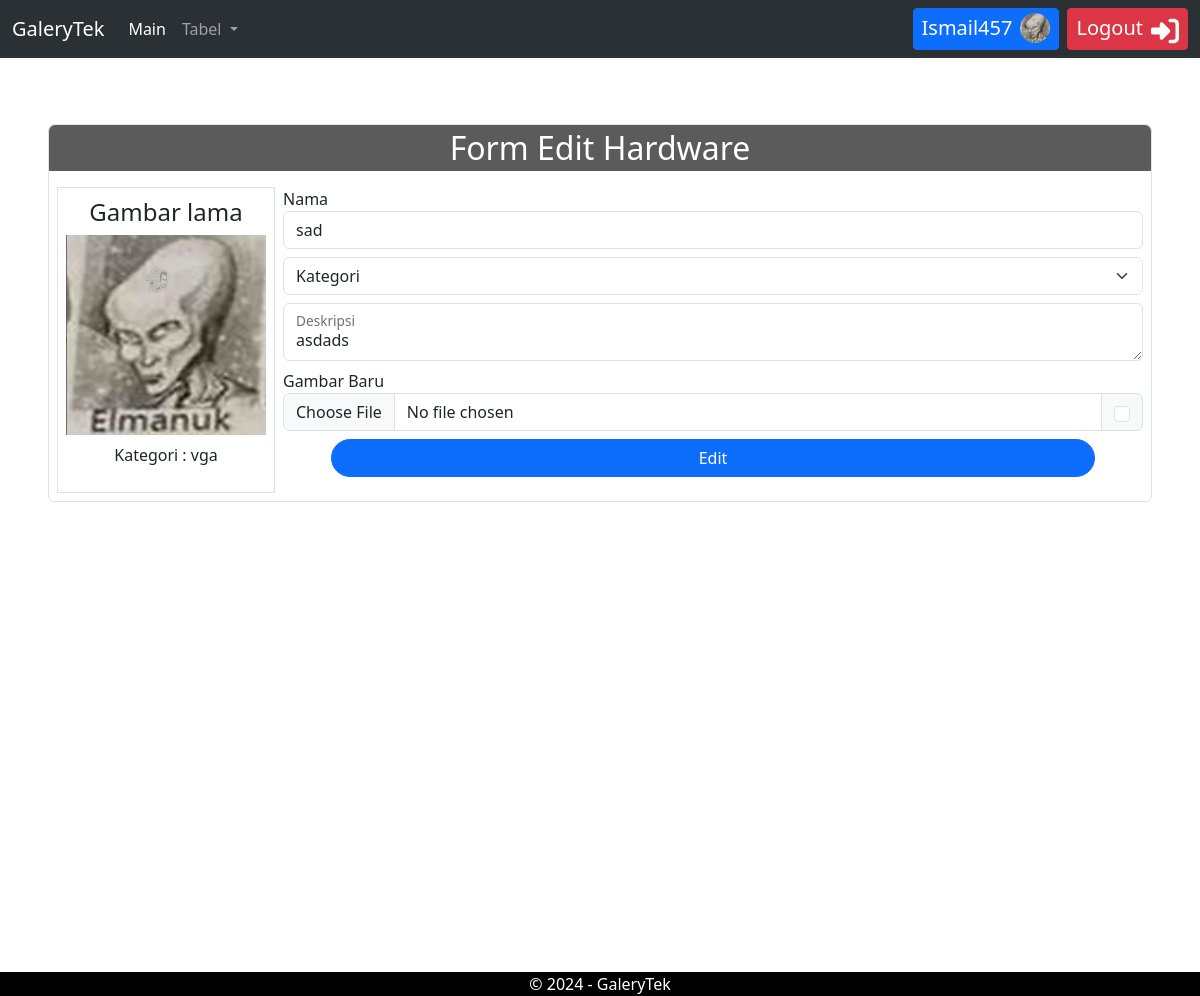
Page /admin/crud/form/edit_hardware.php?id=29 (signed in) on the committed database.
### tables this page shows
CREATE TABLE `user` (
  `id` int NOT NULL,
  `username` varchar(255) NOT NULL,
  `email` varchar(255) NOT NULL,
  `password` varchar(255) NOT NULL,
  `role` enum('admin','super admin') NOT NULL,
  `gambar` varchar(255) NOT NULL
);

CREATE TABLE `hardware` (
  `id_hardware` int NOT NULL,
  `nama` varchar(255) NOT NULL,
  `kategori` enum('ram','power suply','vga','hdd','ssd','motherboard','keyboard','mouse','monitor') NOT NULL,
  `deskripsi` text NOT NULL,
  `gambar` varchar(255) NOT NULL
);

### admin/crud/form/edit_hardware.php (the view, shortened to what this page needs)
<!DOCTYPE html>
<html lang="en">
<head>
    <link rel="stylesheet" href="../../assets/style/base.css">
    <link rel="stylesheet" href="../../assets/style/form.css">
    <link rel="stylesheet" href="http://localhost/pw2024_tubes_233040070/admin/assets/plugins/fontawesome-free-6.5.2-web/css/all.css">
    <link rel="stylesheet" href="../../assets/style/bootstrap.min.css">
</head>
<body>
    <?php
    include "../../assets/shortcut/nav.php";
    ?>
    <section class="main">
        <?php
        $id = $_GET["id"];
        $query = mysqli_query($koneksi, "SELECT * FROM hardware WHERE id_hardware='$id'");
        while ($tampil = mysqli_fetch_array($query)) {
        ?>
            <form action="../aksi/aksi_edit.php" method="post" enctype="multipart/form-data" class="d-flex flex-column border rounded text-center mx-5">
                <h2 class="title rounded-top text-white p-1">Form Edit Hardware</h2>
                <div class="d-flex m-2" style="width:auto;">
                    <div class="border d-inline-flex flex-column text-center p-2 justify-content-center">
                        <h4>Gambar lama</h4>
                        <img class="mx-auto mb-2 mt-0" src="http://localhost/pw2024_tubes_233040070/admin/crud/recource/gambar/<?= $tampil['gambar'] ?>" alt="<?= $tampil['gambar'] ?>">
                        <p>Kategori : <?= $tampil['kategori']; ?>
                        </p>
                    </div>
                    <div class="text-start ms-2" style="width:100%;">
                        <span>Nama</span>
                        <div class="mb-2">
                            <input name="nama" value="<?= $tampil['nama']; ?>" type="text" class="form-control" placeholder="Nama" aria-label="Nama" aria-describedby="addon-wrapping" required>
                        </div>
                        <div class="mb-2">
                            <select name="kategori" class="form-select" aria-label="Default select example">
                                <option selected value="<?= $tampil["kategori"]; ?>">Kategori</option>
                            </select>
                        </div>
                        <div class="form-floating mb-2">
                            <textarea name="deskripsi" class="form-control" placeholder="Masukan Deskripsi" id="floatingTextarea"><?= $tampil['deskripsi']; ?></textarea>
                            <label for="floatingTextarea">Deskripsi</label>
                        </div>
                        <label>Gambar Baru</label>
                        <div class="input-group mb-2">
                            <input name="gambaru" type="file" class="form-control" id="gambar">
                            <div class="input-group-text">
                                <input class="form-check-input" type="checkbox" name="upt" value="true">
                            </div>
                        </div>
                        <div class="d-grid">
                            <input type="submit" value="Edit" name="hardware" class="btn btn-primary mx-5 mb-3 rounded-pill">
                        </div>
                    </div>
                </div>
            </form>
        <?php } ?>
    </section>
    <?php
    include "../../assets/shortcut/link.php";
    ?>
</body>
</html>

### admin/assets/shortcut/nav.php (shortened to what this page needs)
<?php
include "koneksi.php";
$user = $_SESSION['user'];
$data_user = mysqli_query($koneksi, "SELECT * FROM user WHERE username='$user' or email='$user'");
$tampil_user = mysqli_fetch_array($data_user);
if ($tampil_user['gambar']) {
    $gambar_profile = $tampil_user['gambar'];
} else {
    $gambar_profile = "Profile_picture.png";
}
?>
<nav class="navbar navbar-expand-lg bg-body-tertiary position-fixed bg-dark" data-bs-theme="dark" style="
    color: white;
    width: 100%;
    z-index: 10;
    top: 0;">
    <div class="container-fluid">
        <a class="navbar-brand" href="./">GaleryTek</a>
        <div class="collapse navbar-collapse" id="navbarText">
            <ul class="navbar-nav me-auto mb-2 mb-lg-0 text-center">
                <li class="nav-item">
                    <a class="nav-link active" aria-current="page" href="#main">Main</a>
                </li>
                <li class="nav-item dropdown">
                    <a class="nav-link dropdown-toggle" href="#" role="button" data-bs-toggle="dropdown" aria-expanded="false">
                        Tabel
                    </a>
                </li>
            </ul>
            <div class="d-flex justify-content-evenly">
                <a href="http://localhost/pw2024_tubes_233040070/admin/crud/user.php" class="d-flex btn btn-sm btn-primary justify-content-center me-2">
                    <div class="fs-5 me-2"><?= $tampil_user['username'] ?></div><img class="rounded-circle" src="http://localhost/pw2024_tubes_233040070/admin/crud/recource/gambar_profile/<?= $gambar_profile; ?>" alt="Profile_picture.png" style="height:30px; width: 30px;">
                </a>
                <a href="http://localhost/pw2024_tubes_233040070/admin/crud/aksi/logout.php" class="d-flex btn btn-sm btn-danger justify-content-center" onclick="return confirm('Anda yakin ingin logout ?')">
                    <div class="fs-5">Logout</div><i class="fa-solid fa-right-to-bracket fa-2x ms-2 mt-1"></i>
                </a>
            </div>
        </div>
    </div>
</nav>
<div style="margin-bottom: 32px;">_</div>

### admin/assets/style/base.css (style rules this page uses)
* { margin: 0; padding: 0; scroll-behavior: smooth; }
img { border: 0; width: 200px; height: 200px; }

### admin/assets/style/form.css (style rules this page uses)
form { margin-top: 100px; }
.title { background-color: #5b5b5b; }
.main { height: 100vh; }

### rows in the picture
user: username "Ismail457", gambar (picture)
hardware: gambar (picture), kategori "vga", nama "sad", deskripsi "asdads"
